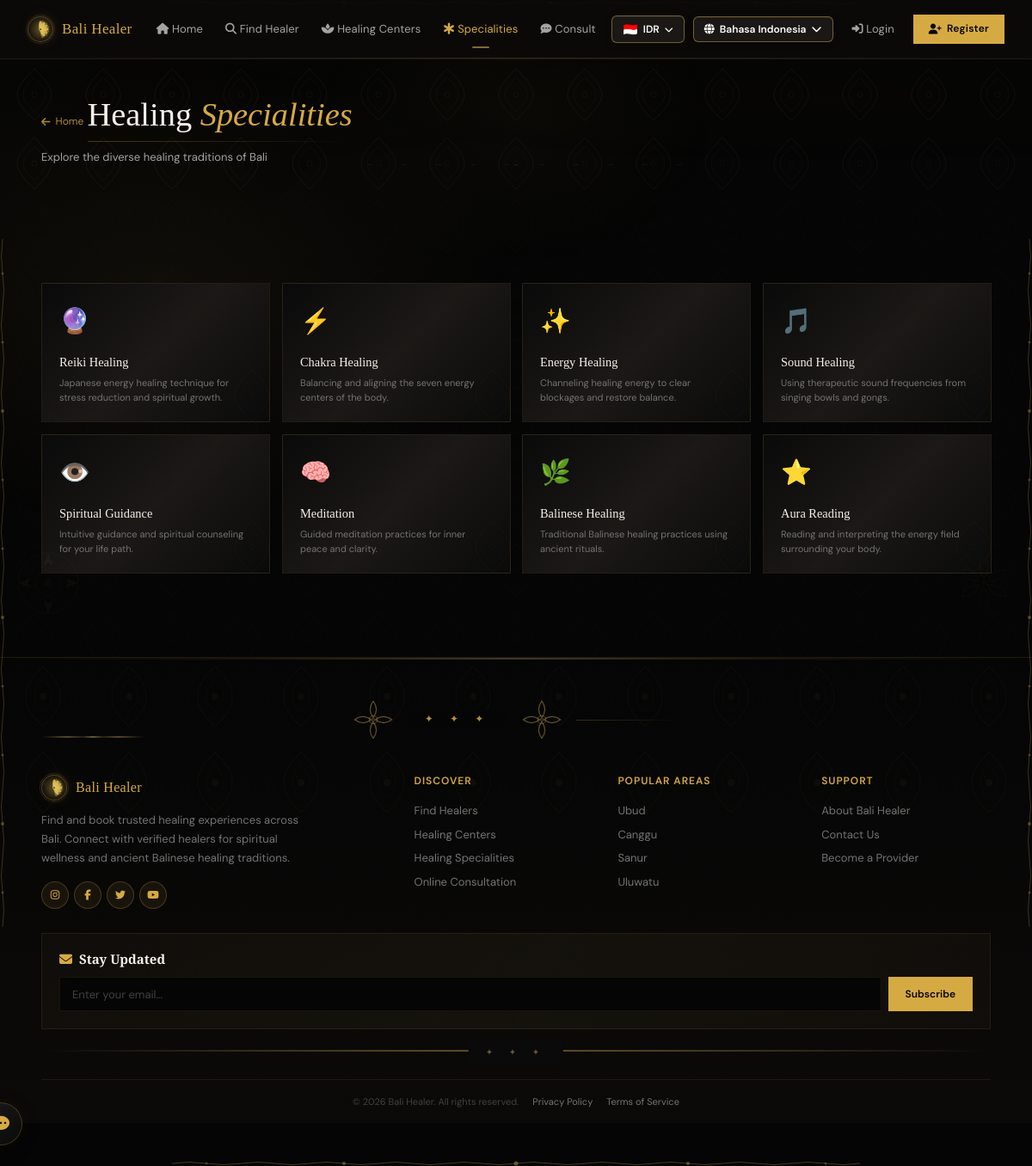
/id/specialities/, run on the app's committed database.
### healers/models.py (models this page shows, shortened)
class Speciality(models.Model):
    name = models.CharField(max_length=100)
    slug = models.SlugField(unique=True, default=uuid.uuid1)
    emoji = models.CharField(max_length=10, default='🔮')
    description = models.TextField(blank=True)
    order = models.PositiveIntegerField(default=0)
    class Meta:
        ordering = ['order']

### healers/views.py (the view)
# urls.py: path('specialities/', views.speciality_list, name='speciality_list'),
def speciality_list(request):
    specialities = Speciality.objects.all()
    return render(request, 'speciality_list.html', {'specialities': specialities})

### accounts/context_processors.py (called while the page is built)
def notification_context(request):
    if request.user.is_authenticated:
        unread_count = Notification.objects.filter(user=request.user, is_read=False).count()
        return {'global_unread_notifications': unread_count}
    return {'global_unread_notifications': 0}

### templates/speciality_list.html (shortened to what this page needs)
{% extends 'base.html' %}
{% load static %}
{% load i18n %}
{% block content %}
<div class="page-header">
    <div class="container">
        <a href="{% url 'home' %}" class="back-link"><i class="fas fa-arrow-left"></i> {% trans "Home" %}</a>
        <div style="position:relative;display:inline-block">
            <h1>{% blocktrans %}Healing <em>Specialities</em>{% endblocktrans %}</h1>
            <div style="height:1px;background:linear-gradient(90deg,var(--gold),transparent);margin-top:8px;opacity:0.3"></div>
        </div>
        <p>{% trans "Explore the diverse healing traditions of Bali" %}</p>
    </div>
</div>
<section class="section" data-reveal>
    <div class="container">
        <div class="specialties-grid">
            {% for spec in specialities %}
            <a href="{% url 'healer_list' %}?q={{ spec.name }}" class="specialty-card">
                <div class="specialty-emoji">{{ spec.emoji }}</div>
                <div class="specialty-title">{{ spec.name }}</div>
                <div class="specialty-desc">{{ spec.description }}</div>
            </a>
            {% endfor %}
        </div>
    </div>
</section>
{% endblock %}

### data on the page
Speciality: emoji "🔮", name "Reiki Healing", description "Japanese energy healing technique for stress reduction and spiritual growth."
Speciality: emoji "⚡", name "Chakra Healing", description "Balancing and aligning the seven energy centers of the body."
Speciality: emoji "✨", name "Energy Healing", description "Channeling healing energy to clear blockages and restore balance."
Speciality: emoji "🎵", name "Sound Healing", description "Using therapeutic sound frequencies from singing bowls and gongs."
Speciality: emoji "👁️", name "Spiritual Guidance", description "Intuitive guidance and spiritual counseling for your life path."
Speciality: emoji "🧠", name "Meditation", description "Guided meditation practices for inner peace and clarity."
Speciality: emoji "🌿", name "Balinese Healing", description "Traditional Balinese healing practices using ancient rituals."
Speciality: emoji "⭐", name "Aura Reading", description "Reading and interpreting the energy field surrounding your body."

### other printed values
{{ lang.name_local }} "Bahasa Indonesia"
